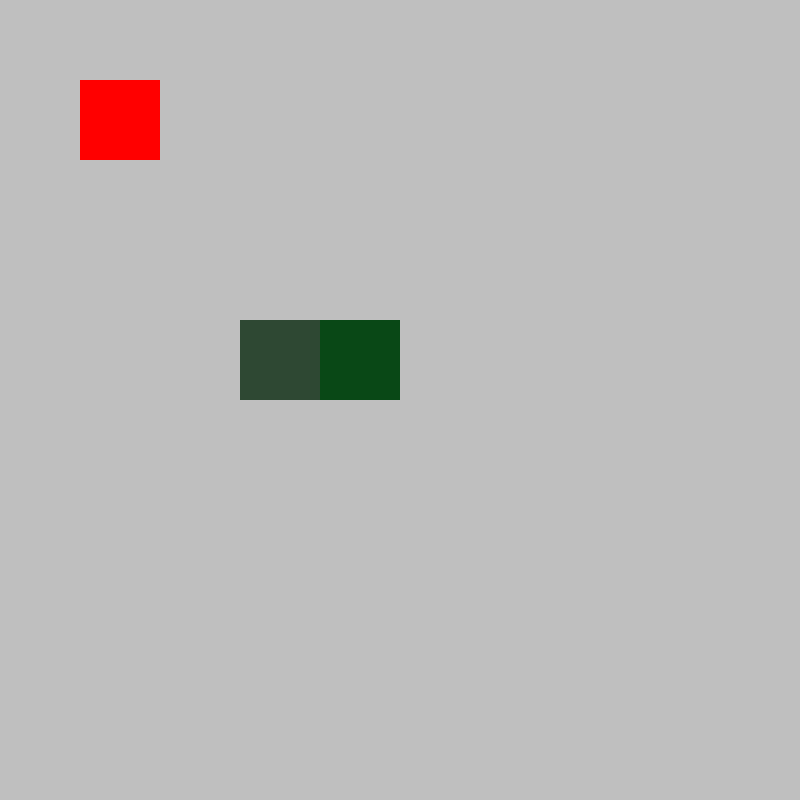
Frame 1 (no input)
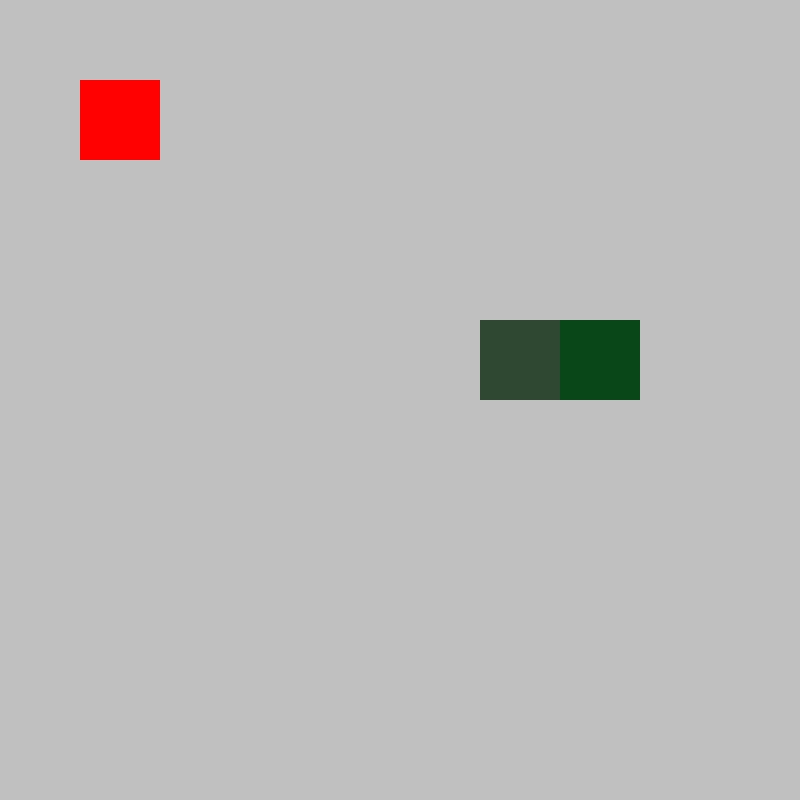
Frame 60 (no input)
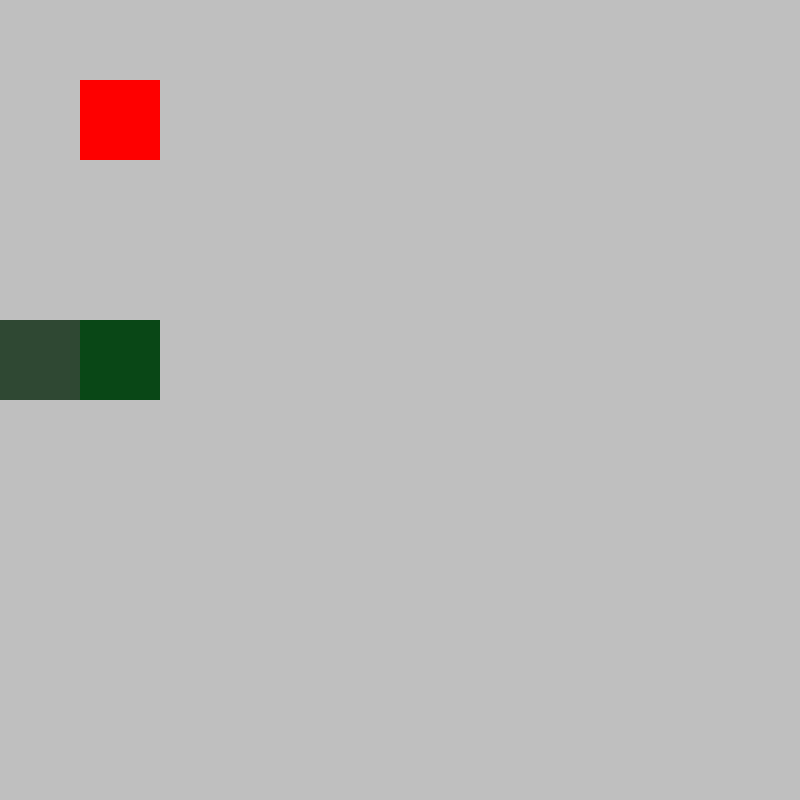
Frame 120 (the mouse pressed at the canvas centre since frame 60)

The p5.js sketch that drew these frames (run headless with seeded random() and noise() and a simulated clock; from frame 60 on, the mouse is pressed at the canvas centre):

// p5.js sketch
// ── sketch.js
const WIDTH = 800;
const HEIGHT = 800;
const TILE_SIZE = 80;

const TILE_WIDTH = WIDTH / TILE_SIZE;
const TILE_HEIGHT = HEIGHT / TILE_SIZE;

let snake;
let food;

function setup() {
  createCanvas(WIDTH, HEIGHT);
  colorMode(HSB);

  snake = new Snake();
  food = new Food();
}

function draw() {
  update();

  background(0, 0, 75);
  food.draw();
  snake.draw();
}

function update(){
  var newDirection = snake.direction;

  if(keyIsDown(68) || keyIsDown(RIGHT_ARROW))
    newDirection = 0;
  else if(keyIsDown(83) || keyIsDown(DOWN_ARROW))
    newDirection = 1;
  else if(keyIsDown(65) || keyIsDown(LEFT_ARROW))
    newDirection = 2;
  else if(keyIsDown(87) || keyIsDown(UP_ARROW))
    newDirection = 3;

  if(newDirection % 2 != snake.direction % 2)
    snake.direction = newDirection;
  snake.update();
}

class Food {
  constructor(){
    this.x = 80;
    this.y = 80;
  }

  draw(){
    fill(0, 100, 100);
    noStroke();
    rect(this.x, this.y, TILE_SIZE, TILE_SIZE);
  }

  respawn() {
    while(snake.hasSegementAtLocation(this.x, this.y)){
      this.x = Math.round(random(TILE_WIDTH - 1)) * TILE_SIZE;
      this.y = Math.round(random(TILE_HEIGHT - 1)) * TILE_SIZE;
    }
  }
}

class Snake {
  constructor(){
    this.respawn();
  }

  respawn(){
    this.lastMove = millis();
    this.direction = 0;
    this.segments = [ createVector(320, 320), createVector(240, 320) ];
  }

  update(){
    if(!this.timeToMove())
      return;

    this.lastMove = millis();

    var tail = this.segments[this.segments.length - 1];
    var previousTailPos = createVector(tail.x, tail.y);

    for(var i = this.segments.length - 1; i > 0; i--){
      var segment = this.segments[i];
      var previousSegment = this.segments[i - 1];

      segment.x = previousSegment.x;
      segment.y = previousSegment.y;
    }

    var firstSegment = this.segments[0];
    var newHeadPos = createVector(firstSegment.x, firstSegment.y);
    switch(this.direction){
      case 0:
        newHeadPos.x = (newHeadPos.x + TILE_SIZE) % WIDTH;
        break;
      case 1:
        newHeadPos.y = (newHeadPos.y + TILE_SIZE) % HEIGHT;
        break;
      case 2:
        newHeadPos.x -= TILE_SIZE;
        if(newHeadPos.x < 0)
          newHeadPos.x = WIDTH - TILE_SIZE;
        break;
      case 3:
        newHeadPos.y -= TILE_SIZE;
        if(newHeadPos.y < 0)
          newHeadPos.y = HEIGHT - TILE_SIZE;
        break;
    }

    if(this.hasSegementAtLocation(newHeadPos.x, newHeadPos.y)){
      this.respawn();
      food.respawn();
      return;
    }

    this.segments[0] = newHeadPos;

    if(food.x == newHeadPos.x && food.y == newHeadPos.y){
      this.segments.push(previousTailPos);
      food.respawn();
    }
  }

  draw(){
    noStroke();
    for(var i = 0; i < this.segments.length; i++){
      fill(this.getSegementColour(i));

      var segment = this.segments[i];
      rect(segment.x, segment.y, TILE_SIZE, TILE_SIZE);
    }
  }

  hasSegementAtLocation(x, y){
    for(var i = 0; i < this.segments.length; i++){
      var segment = this.segments[i];

      if(segment.x == x && segment.y == y)
        return true;
    }
    return false;
  }

  timeToMove(){
    return millis() - this.lastMove >= 250;
  }

  getSegementColour(index){
    if(index == 0)
      return color(132.4, 88, 28.4);

    var normalisedIndex = (index - 1) % 3;

    switch(normalisedIndex){
      case -1:
        return color(132.4, 88, 28.4);
      case 0:
        return color(132.4, 37, 28.4);
      case 1:
        return color(132.4, 37, 16.4);
      case 2:
        return color(132.4, 37, 8.4);
    }
  }
}
